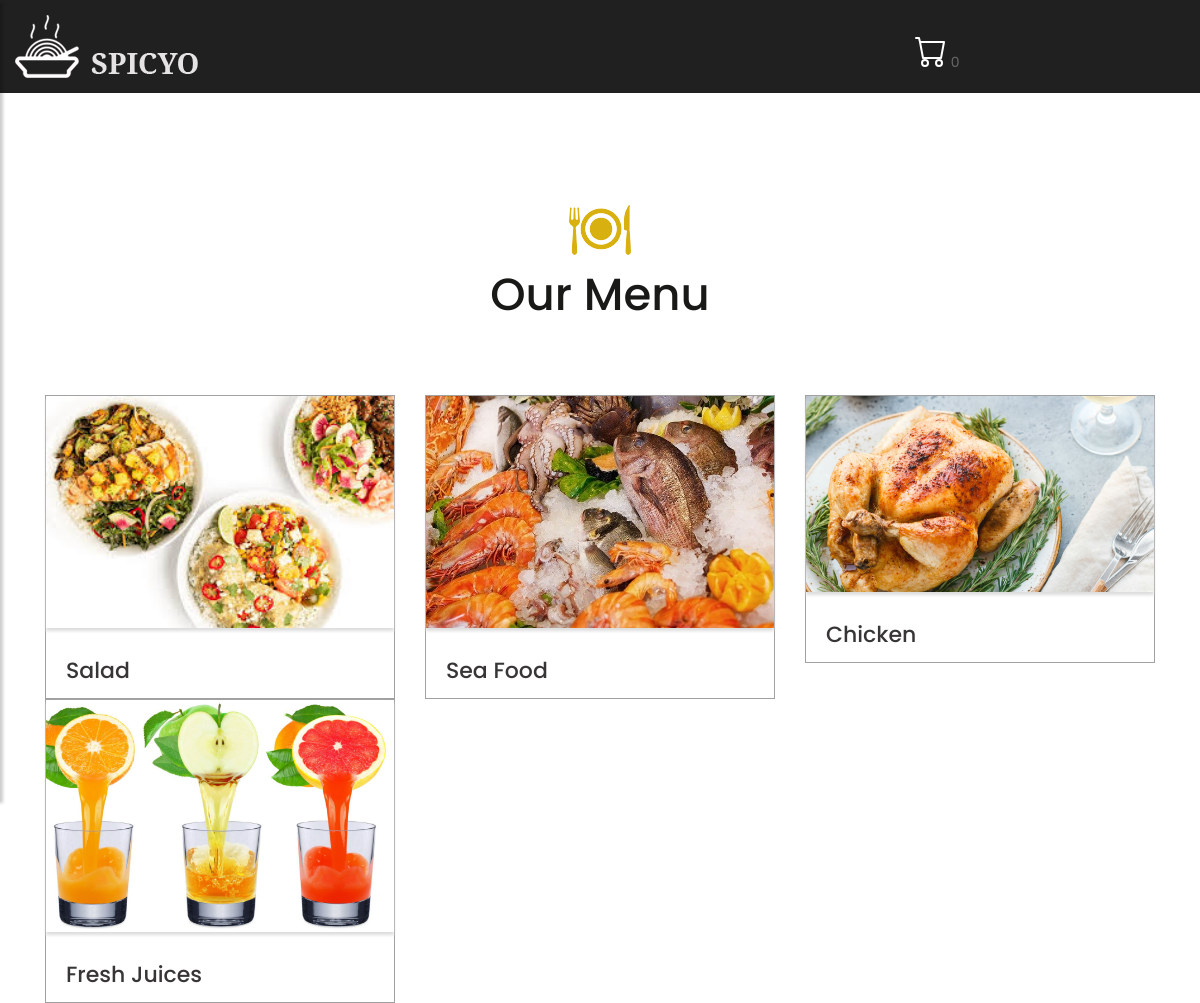
The page /index.php (signed in) on the database its author committed.
### tables this page shows
CREATE TABLE `category` (
  `cat_id` int(3) NOT NULL,
  `cat_name` varchar(50) NOT NULL,
  `cat_image` varchar(50) NOT NULL,
  `rest_id` int(3) NOT NULL
);

### index.php (the view, shortened to what this page needs)
<?php
 include('admin/includes/connection.php');
 include('includes/public_header.php');
 ?>
<div>
<div class="blog">
  <div class="container">
    <div class="row">
      <div class="col-md-12">
        <div class="title">
          <i><img src="images/title.png" alt="#"/></i>
          <h2>Our Menu</h2>
        </div>
      </div>
    </div>
    <div class="row">
      <?php
      $query ="select * from category where rest_id = {$_SESSION['rest_id']}";
      $result = mysqli_query($conn,$query);
      while($row  = mysqli_fetch_assoc($result)){
      	echo '<div class="col-xl-4 col-lg-4 col-md-4 col-sm-12 mar_bottom">
        <div class="blog_box">
          <div class="blog_img_box">';
       echo "<a href='products-grid.php?cat_id={$row['cat_id']}'>
       		   <figure>
       		      <img src='admin/images/category/{$row['cat_image']}' width='348' height='232'/>
               </figure>
             </a>
          </div>";
       echo "<h3>{$row['cat_name']}</h3></div></div>";
      }?>
  </div>
</div>
</div>
    </div>
    </div>
</body>
</html>

### css/style.css (style rules this page uses)
body { color: #666666; font-size: 14px; font-family: 'poppins', sans-serif; line-height: 1.80857; font-weight: normal; }
a { color: #1f1f1f; text-decoration: none !important; outline: none !important; -webkit-transition: all .3s ease-in-out; -moz-transition: all .3s ease-in-out; -ms-transition: all .3s ease-in-out; -o-transition: all .3s ease-in-out; transition: all .3s ease-in-out; }
h1, h2, h3, h4, h5, h6 { letter-spacing: 0; font-weight: normal; position: relative; padding: 0 0 10px 0; font-weight: normal; line-height: normal; color: #111111; margin: 0 }
h2 { font-size: 22px }
h3 { font-size: 18px }
*, *::after, *::before { -webkit-box-sizing: border-box; -moz-box-sizing: border-box; box-sizing: border-box; }
a { color: #222222; text-decoration: none; outline: none !important; }
a, .btn { text-decoration: none !important; outline: none !important; -webkit-transition: all .3s ease-in-out; -moz-transition: all .3s ease-in-out; -ms-transition: all .3s ease-in-out; -o-transition: all .3s ease-in-out; transition: all .3s ease-in-out; }
img { max-width: 100%; height: auto; }
.blog { padding-top: 180px; }
.title { text-align: center; padding-bottom: 60px; }
.title h2 { font-size: 45px; font-weight: 500; line-height: 40px; color: #191918; padding: 20px 0px; }
.blog .blog_box { border:#a1a1a1 solid 1px; background: #fff; }
.blog .blog_box .blog_img_box { background: #fff; box-shadow: #ddd 0px 3px 3px 0px; }
.blog .blog_box .blog_img_box figure { margin:0; position: relative; }
.blog_img_box figure img { width: 100%; }
.blog .blog_box h3 { color: #373535; font-size: 22px; line-height: 25px; font-weight: 500; padding: 0px 20px; padding-top: 30px; padding-bottom: 15px; }

### rows shown on the page
category: cat_image (picture), cat_name "Salad"
category: cat_image (picture), cat_name "Sea Food"
category: cat_image (picture), cat_name "Chicken"
category: cat_image (picture), cat_name "Fresh Juices"
